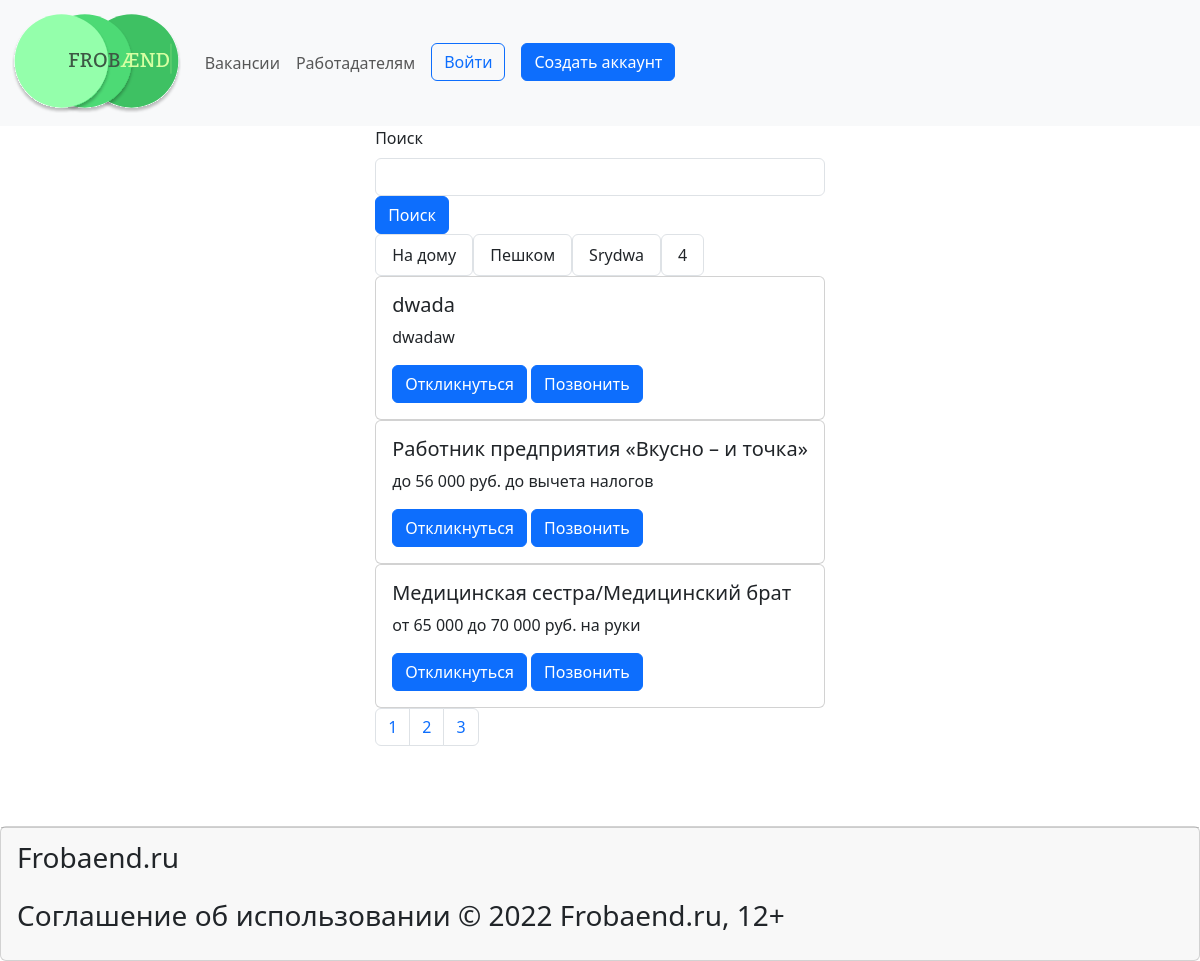
Page /vacanse/ on the earlier database version.
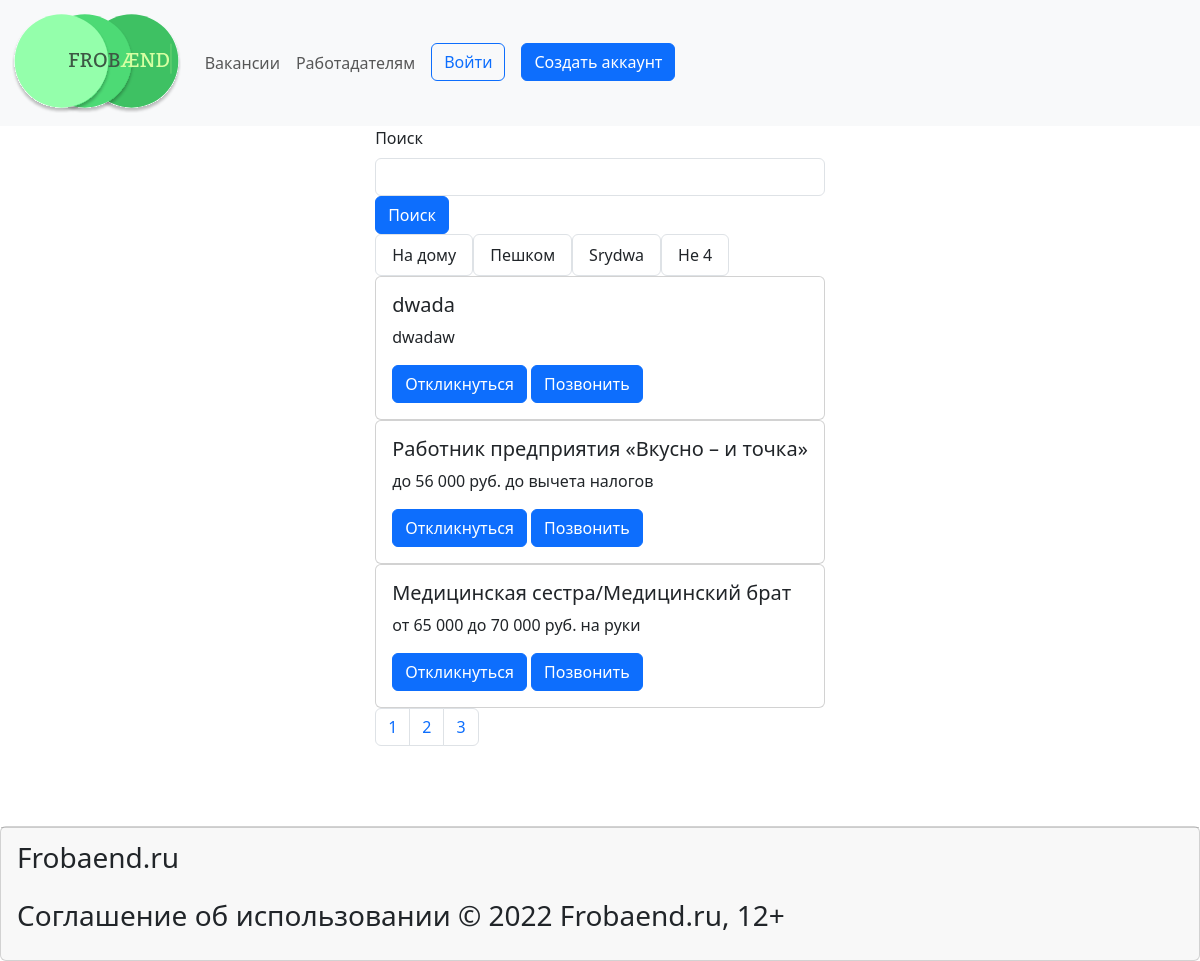
Same page on the later database version.
### main/models.py (models this page shows, shortened)
class Category(models.Model):
    name = models.TextField('Название категории' , max_length=50)
    history = HistoricalRecords()
    class Meta:
        verbose_name = 'Категория'
        verbose_name_plural = 'Категории'

class Articl(models.Model):
    title = models.CharField('Название' , max_length=50)
    info = models.CharField('Информация' , max_length=250)
    full_text = models.TextField('Текст')
    is_published = models.BooleanField(default = True , verbose_name = 'Публикация')
    data = models.DateTimeField('Дата публикации')
    cat = models.ForeignKey(Category, on_delete=models.CASCADE, verbose_name="Категория", blank=True, null=True, related_name="cat_Category")
    place_of_job = models.ForeignKey(Place, on_delete=models.CASCADE, verbose_name="Место работы", blank=True, null=True, related_name="place_Job")
    history = HistoricalRecords()
    def get_absolute_url(self):
        return f'/vacanse/{self.id}'
    class Meta:
        verbose_name = 'Вакансия'
        verbose_name_plural = 'Вакансии'
        ordering = ['-data']

### main/views.py (the view)
# urls.py: path('vacanse/', views.vacanse , name = "vacanse"),
def vacanse(request):
    category = Category.objects.all()
    vacanses = Articl.objects.all()
    paginator = Paginator(vacanses, 3)
    page_number = request.GET.get('page')
    page_obj = paginator.get_page(page_number)
    search_query = request.GET.get('search' , '')
    if search_query:
        page_obj = Articl.objects.filter(title__icontains = search_query)
    else:
        vacanses = Articl.objects.all()
    return render(request , 'main/vacanse.html' , {'page_obj': page_obj, 'category': category})

### main/templates/main/vacanse.html (shortened to what this page needs)
{% extends 'main/layout.html' %}
{% block content %}
            <form action="{% url 'vacanse' %}" class="form-outline d-flex flex-wrap flex-row">
                <label class="form-label" for="form1">Поиск</label>
                <input class="form-control" name="search" type="search" id="form1" id="search-input">
                <button id="search-button" type="submit" class="btn btn-primary">
                    Поиск
                </button>
            </form>
            <div class="d-flex display-raw">
                {% for razdel in category %}
                <div class="list-group ">
                    <a href="/category/{{ razdel.id }}" class="list-group-item list-group-item-action">{{ razdel.name }}</a>
                </div>
                {% endfor %}
            </div>
            {% for el in page_obj %}
                <div class="card" style="max-width: 80%;">
                    <div class="card-body">
                        <h5 class="card-title">{{ el.title }}</h5>
                        <p class="card-text">{{ el.info }}</p>
                        <a href="{{ el.get_absolute_url }}" class="btn btn-primary">Откликнуться</a>
                        <a href="tel:89859602383" class="btn btn-primary">Позвонить</a>
                    </div>
                </div>
            {% endfor %}
            {% if page_obj.has_other_pages %}
                <nav>
                    <ul class="pagination">
                        {% for p in page_obj.paginator.page_range %}
                        {% if page_obj.number == p %}
                        <li class="page-item"><p class="page-link">{{ p }}</p></li>
                        {% elif p >= page_obj.number|add:-2 and p <= page_obj.number|add:2 %}
                        <li class="page-item">
                            <a href="?page={{p}}" class="page-link">{{ p }}</a>
                        </li>
                        {% endif %}
                        {% endfor %}
                    </ul>
                </nav>
            {% endif %}
{% endblock %}

### main/templates/main/layout.html (shortened to what this page needs)
<!DOCTYPE html>
<html lang="en">
<head>
    {%load static%}
    <link rel="stylesheet" href="{% static 'main/css/bootstrap.min.css' %}">
</head>
<body>
    <div class="d-flex align-content-center flex-column flex-wrap">
        <header style="width: 100%;">
            <nav class="navbar navbar-expand-lg bg-light">
                <div class="container-fluid">
                    <a href="{% url 'home' %}" class="navbar-brand mr-5"><img src="{% static 'main/images/logo.svg' %}" alt="logo" style="height: 100px;"></a>
                    <div class="collapse navbar-collapse" id="navbarTogglerDemo02">
                        <ul class="navbar-nav me-auto mb-2 mb-lg-0">
                            <li class="nav-item">
                                <a href="{% url 'vacanse' %}" class="nav-link">Вакансии</a>
                            </li>
                            <li class="nav-item">
                                <a href="{% url 'rabotadatel' %}" class="nav-link">Работадателям</a>
                            </li>
                            {% if user.is_authenticated %}
                                <div class="nav-item">
                                    <p class="nav-link">{{user}}</p>
                                </div>
                                <div class="nav-item">
                                    <a class="btn btn-outline-primary mx-2" href="{% url 'logout' %}">Выйти</a>
                                </div>
                            {% else %}
                                <div class="nav-item">
                                    <a href="{% url 'login' %}" class="btn btn-outline-primary mx-2">
                                    Войти
                                    </a>
                                </div>
                                <div class="nav-item">
                                    <a href="{% url 'register' %}" class="btn btn-primary mx-2">
                                        Создать аккаунт
                                    </a>
                                </div>
                            {% endif %}
                        </ul>
                    </div>
                </div>
            </nav>
        </header>
        <main class="d-flex align-content-center flex-column flex-wrap">
            {% block content %}
            {% endblock %}
        </main>
        <footer class="card">
            <div class="card-footer">
                <p class="fs-3">
                    Frobaend.ru
                </p>
                <p class="fs-3">
                    Соглашение об использовании
                    © 2022 Frobaend.ru, 12+
                </p>
            </div>
        </footer>
    </div>
    {%load static%}
</body>
</html>

Differences in the rows shown:
changed Category (number 4 of 4 on the later page): name "4" → "Не 4"
